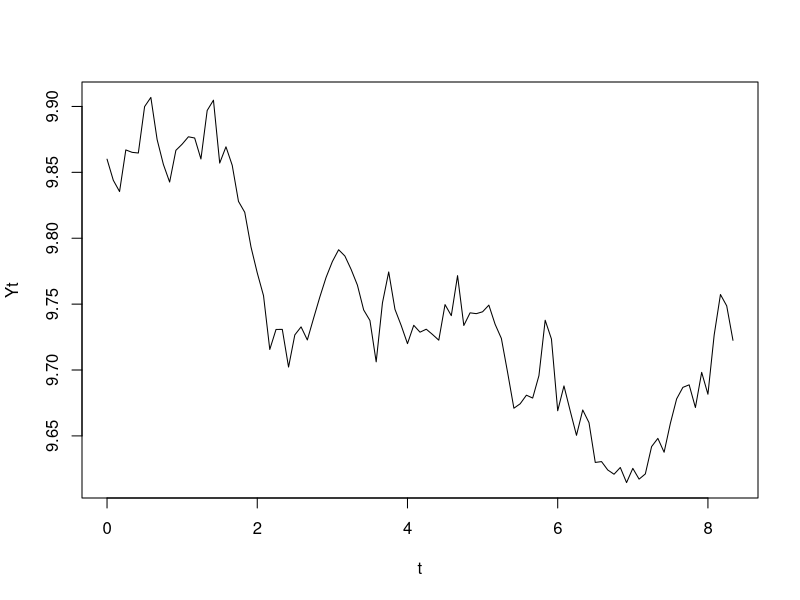

R code for this plot:
## Task 1.0: Calculate the realized stock price at time t
##  Yt: the entire path of the stock price

Data <- read.csv("Changyu.csv")

## Logged-change on adjusted close
mu <- mean(diff(log(na.omit(Data$Adj.Close))))
sigma <- sd(diff(log(na.omit(Data$Adj.Close))))

## We adapt with the in-practice estimation for p, u, and d
n = 100
dt = 1 / 12 ## Monthly data
u = exp(sigma * sqrt(dt))
d = 1 / u
pu = 1 / 2 + 1 / 2 * mu / sigma * sqrt(dt)

## We generate a Brownian motion (Using cumsum)
set.seed(123)
Z <- rnorm(n, 0, dt)
W <- cumsum(c(0, sqrt(dt) * Z))

## Brownian motion with drift mu and volatility sigma
t <- seq(from = 0, to = n * dt, by = dt)
Xt <- mu * t + sigma * W

## Geometric Brownian motion
Y0 <- as.numeric(Data$Open[nrow(Data)]) ## We get the opening of the first 
                                        ##  trading day
Yt <- Y0 * exp(Xt)

## Task 2.0: Plot the path
plot(t, Yt, type="l")
